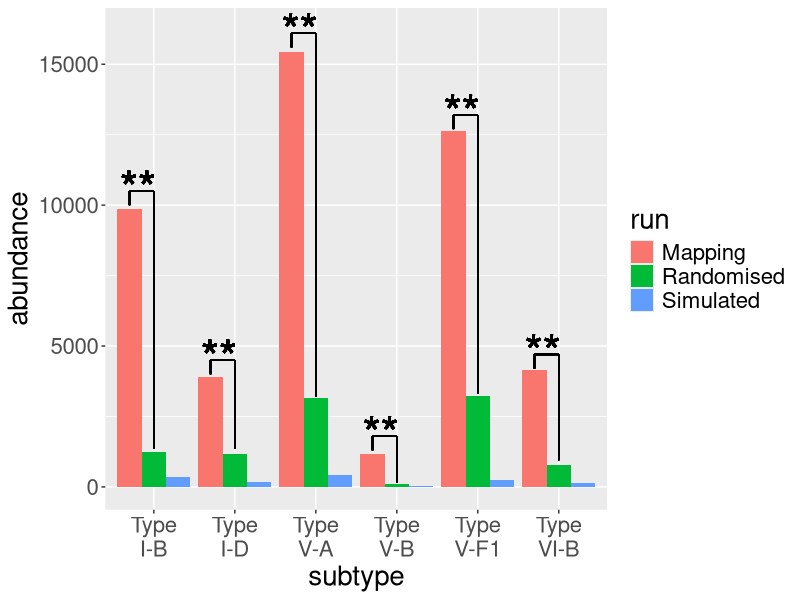
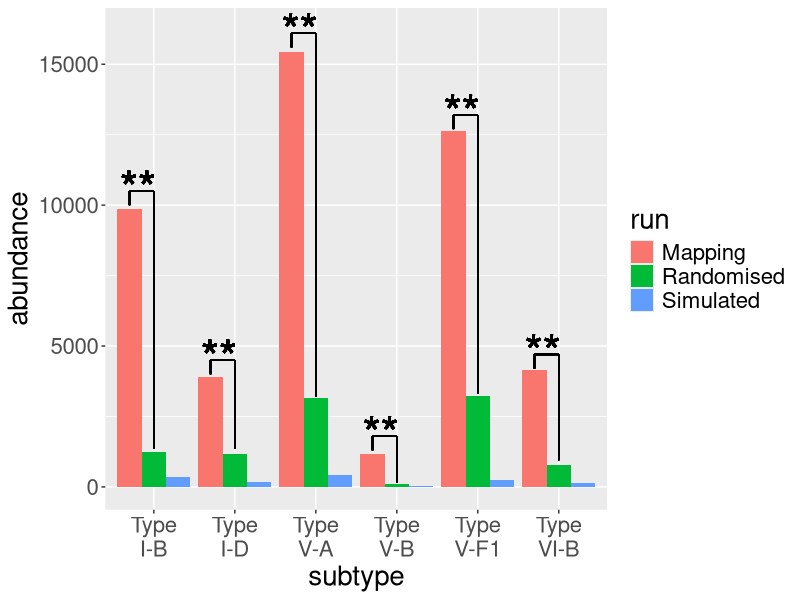

Write the R code that produced these figures, in order.
# function to plot expected, randomised and negative control abundances

library(dplyr)
library(ggplot2)

setwd("C:/Users/u5581/Documents/PhD/Thesis/")

base_sequence = "hex"

df <- data.frame(subtype=rep(c("Type\nV-A","Type\nV-B","Type\nV-F1","Type\nVI-B","Type\nI-B","Type\nI-D"),3),
	abundance=c(15445,1166,12642,4164,9875,3901,3146.7,107.47,3228.59,786.69,1241.43,1153.18,428,15,259,148,336,179),
	run=c(rep("Mapping",6),rep("Randomised",6),rep("Simulated",6))
	)
print(df)
ggplot(df, aes(x=subtype,y=abundance,fill=run)) + geom_bar(position="dodge", stat="identity") + theme(text = element_text(size = 20)) + geom_segment(aes(x = 0.7, y = 10000, xend = 0.7, yend = 10500)) + geom_segment(aes(x = 0.7, y = 10500, xend = 1, yend = 10500)) + geom_segment(aes(x = 1, y = 1350, xend = 1, yend = 10500)) + geom_segment(aes(x = 1.7, y = 4000, xend = 1.7, yend = 4500)) + geom_segment(aes(x = 1.7, y = 4500, xend = 2, yend = 4500)) + geom_segment(aes(x = 2, y = 1350, xend = 2, yend = 4500)) + geom_segment(aes(x = 2.7, y = 15600, xend = 2.7, yend = 16100)) + geom_segment(aes(x = 2.7, y = 16100, xend = 3, yend = 16100)) + geom_segment(aes(x = 3, y = 3200, xend = 3, yend = 16100)) + geom_segment(aes(x = 3.7, y = 1300, xend = 3.7, yend = 1800)) + geom_segment(aes(x = 3.7, y = 1800, xend = 4, yend = 1800)) + geom_segment(aes(x = 4, y = 150, xend = 4, yend = 1800)) + geom_segment(aes(x = 4.7, y = 12700, xend = 4.7, yend = 13200)) + geom_segment(aes(x = 4.7, y = 13200, xend = 5, yend = 13200)) + geom_segment(aes(x = 5, y = 3300, xend = 5, yend = 13200)) + geom_segment(aes(x = 5.7, y = 4200, xend = 5.7, yend = 4700)) + geom_segment(aes(x = 5.7, y = 4700, xend = 6, yend = 4700)) + geom_segment(aes(x = 6, y = 950, xend = 6, yend = 4700)) + geom_text( aes(x=0.8, y= 10500 + 100, label="**"),size=12) + geom_text( aes(x=1.8, y= 4500 + 100, label="**"),size=12) + geom_text( aes(x=2.8, y= 16100 + 100, label="**"),size=12) + geom_text( aes(x=3.8, y= 1800 + 100, label="**"),size=12) + geom_text( aes(x=4.8, y= 13200 + 100, label="**"),size=12) + geom_text( aes(x=5.8, y= 4700 + 100, label="**"),size=12)

my_out <- paste(base_sequence,"_custom_plotb.png",sep="_")
ggsave(my_out,width=7,height=7,units="in")